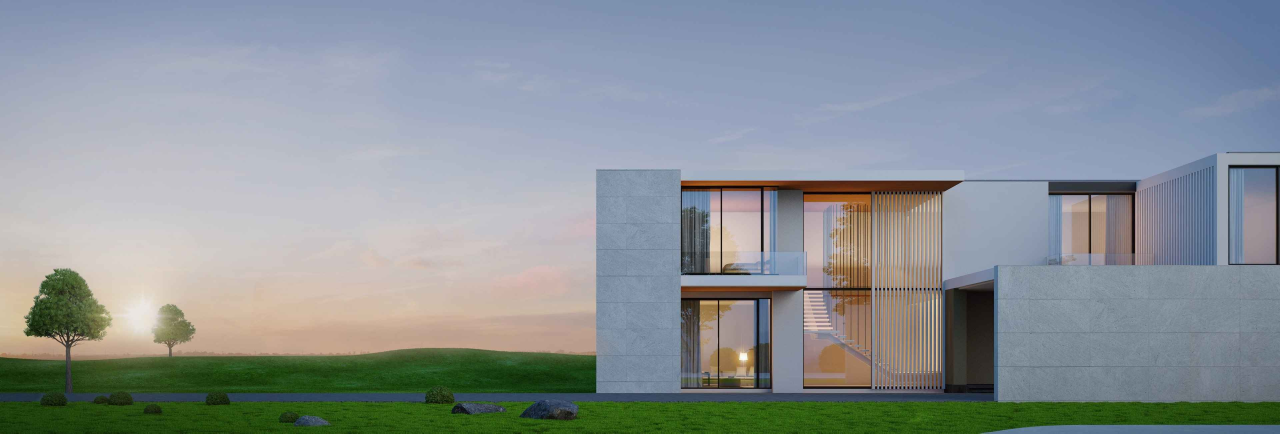
#> input picture v2/src/assets/breadcrumbbg.jpg, 3840 x 1300 px (shown at 1/3 size); its folder holds only this picture in this run
$ python -i improve_data_quality.py   (imports and definitions only)
#> lines starting #> are read from the running program, lines starting #| are printed output that depends on the picture
#!/usr/bin/env python3
"""
Data Quality Improvement for 90%+ CNN Accuracy
"""

import os
import cv2
import numpy as np
import pandas as pd
from PIL import Image, ImageEnhance, ImageFilter
import shutil
from sklearn.cluster import KMeans
from sklearn.metrics import silhouette_score
import matplotlib.pyplot as plt
import seaborn as sns

class DataQualityImprover:
    def __init__(self):
        self.data_dir = "data/scraped_images"
        self.improved_dir = "data/improved_images"
        self.min_images_per_class = 20
        self.target_images_per_class = 30

    # [57 lines left out: functions analyze_data_quality, plot_class_distribution, not called in this run]

    def improve_image_quality(self, image_path):
        """Improve individual image quality"""
#> called with image_path = 'v2/src/assets/breadcrumbbg.jpg'
        try:
            # Load image
            image = cv2.imread(image_path)
#> image is the input picture: shape (1300, 3840, 3); mean B, G, R 149.6, 145.6, 137.9
            if image is None:
                return None

            # Convert BGR to RGB
            image = cv2.cvtColor(image, cv2.COLOR_BGR2RGB)

            # 1. Remove noise
            image = cv2.fastNlMeansDenoisingColored(image, None, 10, 10, 7, 21)

            # 2. Enhance contrast using CLAHE
            lab = cv2.cvtColor(image, cv2.COLOR_RGB2LAB)
#> lab: shape (1300, 3840, 3); mean of channels 0, 1, 2 152, 126.5, 125.4
            clahe = cv2.createCLAHE(clipLimit=3.0, tileGridSize=(8,8))
            lab[:,:,0] = clahe.apply(lab[:,:,0])
#> lab: shape (1300, 3840, 3); mean of channels 0, 1, 2 153.6, 126.5, 125.4
            image = cv2.cvtColor(lab, cv2.COLOR_LAB2RGB)
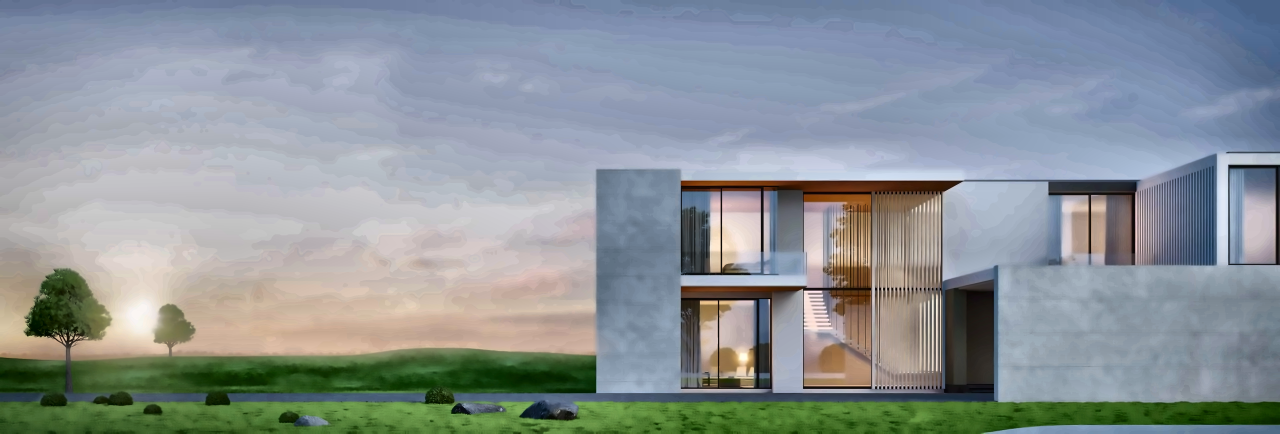
#> image: shape (1300, 3840, 3) (shown at 1/3 size); mean R, G, B 139.2, 147.3, 151.2

            # 3. Sharpen image
            kernel = np.array([[-1,-1,-1], [-1,9,-1], [-1,-1,-1]])
            image = cv2.filter2D(image, -1, kernel)

            # 4. Enhance saturation
            hsv = cv2.cvtColor(image, cv2.COLOR_RGB2HSV)
#> hsv: shape (1300, 3840, 3); mean H, S, V 83.6, 63.7, 164.9
            hsv[:,:,1] = cv2.multiply(hsv[:,:,1], 1.2)  # Increase saturation
#> hsv: shape (1300, 3840, 3); mean H, S, V 83.6, 75.1, 164.9
            image = cv2.cvtColor(hsv, cv2.COLOR_HSV2RGB)

            # 5. Normalize brightness
            image = cv2.convertScaleAbs(image, alpha=1.1, beta=10)
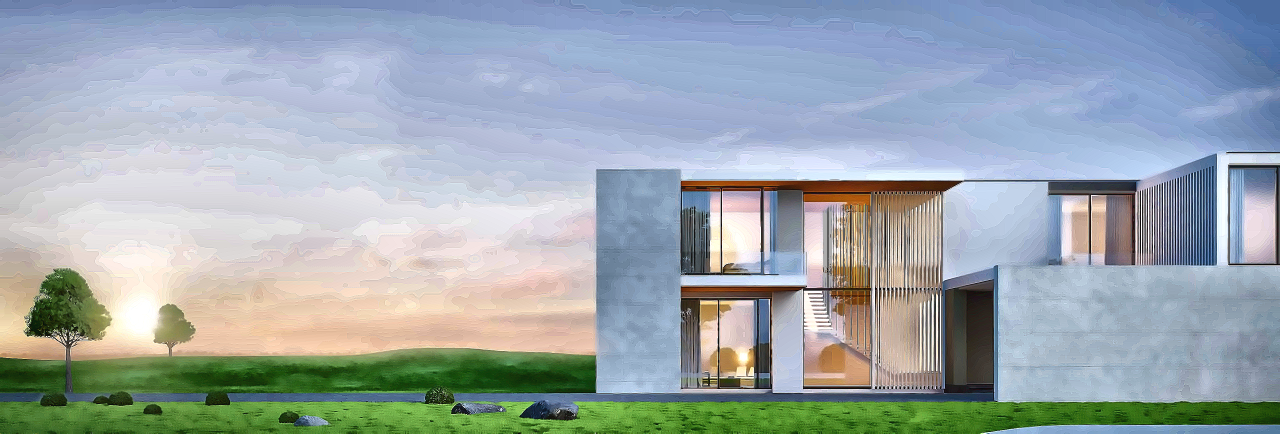
#> image: shape (1300, 3840, 3) (shown at 1/3 size); mean R, G, B 156.8, 167.9, 173.5

            return image

        except Exception as e:
            print(f"Error improving image {image_path}: {e}")
            return None

    # [257 lines left out: functions create_synthetic_images, remove_duplicate_images, improve_dataset, create_balanced_dataset, main, not called in this run]

# [2 lines not run here, left out]

>>> result = DataQualityImprover().improve_image_quality('v2/src/assets/breadcrumbbg.jpg')

$ run again, on v2/src/assets/dashboard_img.jpg
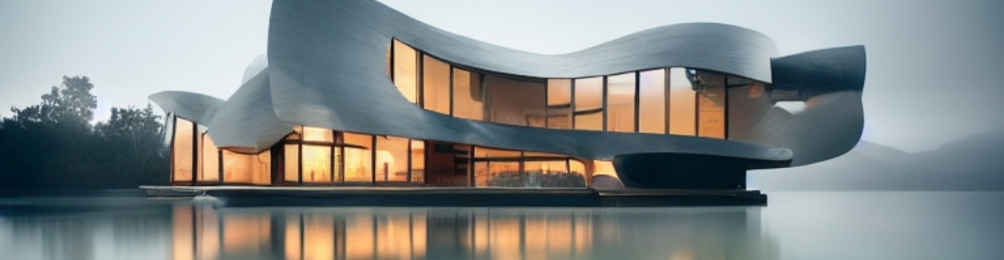
#> input picture v2/src/assets/dashboard_img.jpg, 1004 x 260 px
#> in improve_image_quality, image is the input picture: shape (260, 1004, 3); mean B, G, R 135.6, 137.2, 132.8
#> in improve_image_quality, `image = cv2.cvtColor(hsv, cv2.COLOR_HSV2RGB)`:
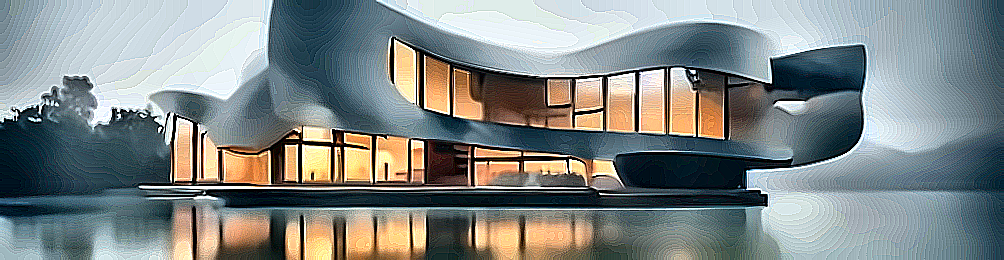
#> image: shape (260, 1004, 3); mean R, G, B 127.8, 135.1, 134.1
#> in improve_image_quality, `image = cv2.convertScaleAbs(image, alpha=1.1, beta=10)`:
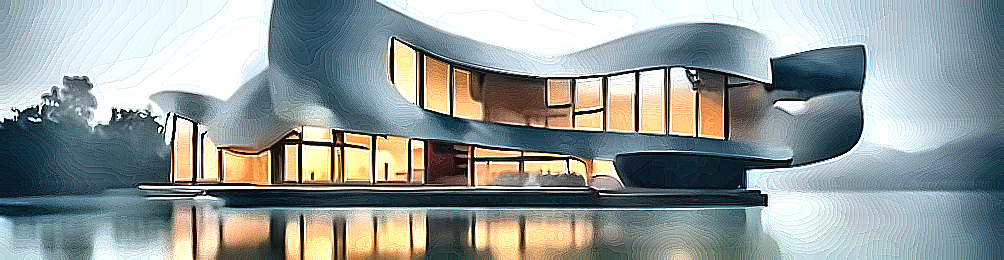
#> image: shape (260, 1004, 3); mean R, G, B 146.8, 155.7, 154.6

$ run again, on v2/src/assets/SwiperImage.png
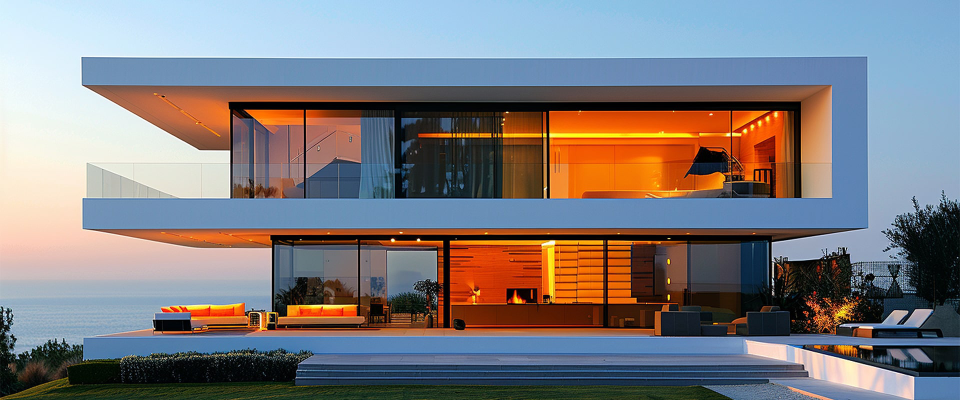
#> input picture v2/src/assets/SwiperImage.png, 1920 x 800 px (shown at 1/2 size)
#> in improve_image_quality, image is the input picture: shape (800, 1920, 3); mean B, G, R 126.2, 123.4, 126.5
#> in improve_image_quality, `image = cv2.cvtColor(hsv, cv2.COLOR_HSV2RGB)`:
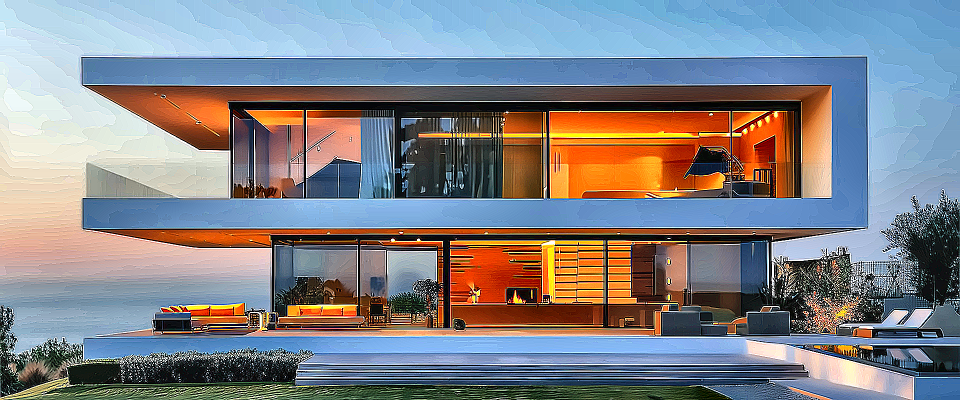
#> image: shape (800, 1920, 3) (shown at 1/2 size); mean R, G, B 129.7, 130.5, 136
#> in improve_image_quality, `image = cv2.convertScaleAbs(image, alpha=1.1, beta=10)`:
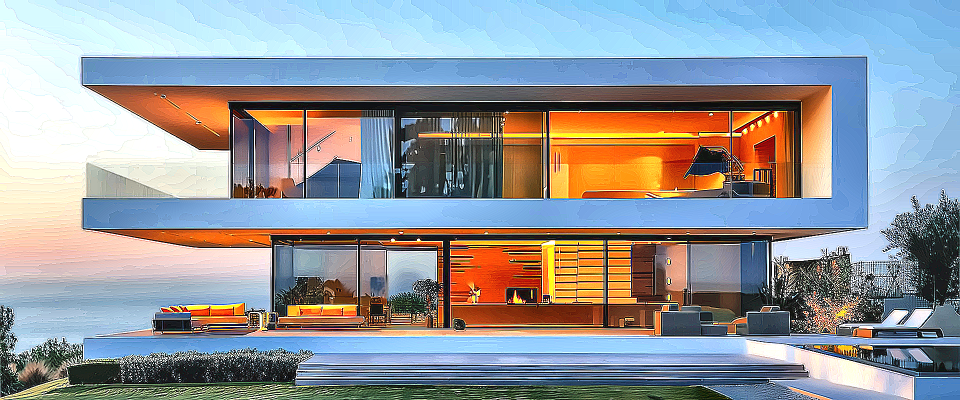
#> image: shape (800, 1920, 3) (shown at 1/2 size); mean R, G, B 147.9, 151, 155.7
